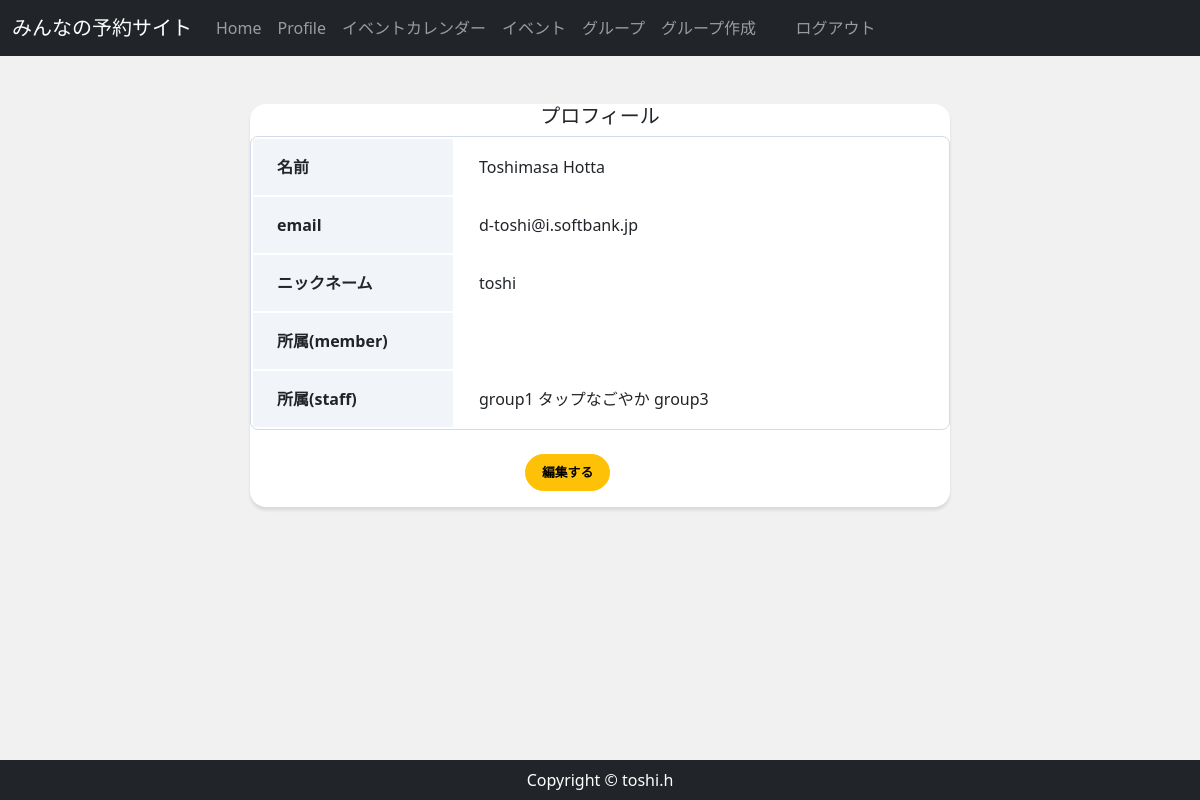
The app's page /accounts/profile/1/ (signed in) with its own data.
### accounts/models.py (models this page shows, shortened)
class CustomUser(AbstractBaseUser, PermissionsMixin):
    email = models.EmailField(
        verbose_name='email',
        max_length=255,
        unique=True,
        )
    first_name = models.CharField('名', max_length=150)
    last_name = models.CharField('姓', max_length=150)
    nickname = models.CharField('ニックネーム', max_length=150,  null=True, blank=True)
    active = models.BooleanField(default=True)
    staff = models.BooleanField(default=False) #staffかどうか
    admin = models.BooleanField(default=False)
    objects = UserManager()
    EMAIL_FIELD = 'email'
    USERNAME_FIELD = 'email'
    REQUIRED_FIELDS = []
    def __str__(self):
        return self.email
    @property
    def is_active(self):
        return self.active
    class Meta(AbstractBaseUser.Meta):
        db_table = 'custom_user'

### reservation/models.py (models this page shows)
class ApprovedStaff(models.Model):
    staff = models.ForeignKey(CustomUser,  on_delete=models.CASCADE,)
    group = models.ForeignKey(Group,  on_delete=models.CASCADE, )
    approved = models.BooleanField(default=False)
    class Meta:
        constraints = [
            models.UniqueConstraint(
                fields=["staff", "group"],
                name = "approved_staff_unique",
            ),
        ]

class Group(models.Model):
    group_name = models.CharField(max_length=150)
    group_detail = models.TextField()
    group_owner = models.ForeignKey(
        CustomUser,
        unique=False,
        db_index=True,
        related_name='owner',
        on_delete=models.CASCADE
    )
    def __str__(self):
        return self.group_name

### accounts/views.py (the view)
# urls.py: path('profile/<int:pk>/', views.ProfileView.as_view(), name='profile'),
class ProfileView(OnlyYouMixin, DetailView):
    model = CustomUser
    template_name = 'account/profile.html'
    def get(self, request, *args, **kwargs):
        user_data = CustomUser.objects.get(email=self.request.user)
        group_data_m = ApprovedMember.objects.filter(member=user_data, approved=True)
        group_data_s = ApprovedStaff.objects.filter(staff=user_data, approved=True)
        return render(request, self.template_name,{
            'group_data_m':group_data_m,
            'group_data_s':group_data_s,
            'user_data':user_data,
        })

### accounts/views.py (called while the page is built)
    def test_func(self):
        user = self.request.user
        return user.pk == self.kwargs['pk'] or user.is_superuser

### accounts/templates/account/profile.html (shortened to what this page needs)
{% extends 'reservation/base.html' %}
{% block content %}
    <div class="card card-profile my-5 mx-auto">
        <div class="carl-body">
            <h5 class="card-title text-center">プロフィール</h5>
            <table class="profile_table mb-4 ">
                <tbody>
                    <tr>
                        <th class="header">名前</th>
                        <td class="data">{{ user.first_name }} {{ user.last_name }} </td>
                    </tr>
                    <tr>
                        <th class="header">email</th>
                        <td class="data">{{ user.email }}</td>
                    </tr>
                    <tr>
                        <th class="header">ニックネーム</th>
                        <td class="data">{{ user.nickname }}</td>
                    </tr>
                        <th class="header">所属(member)</th>
                        <td class="data">
                        </td>
                    <tr>
                        <th class="header">所属(staff)</th>
                        <td class="data">
                        {% for group_s in group_data_s %}
                            {{ group_s.group }}
                        {% endfor %}
                        </td>
                    </tr>
                </tbody>
            </table>
            <div class="button my-3 mx-auto">
                <a href="{% url 'profile_form' user.pk %}" class="btn btn-lg btn-warning btn-block">編集する</a>
            </div>
        </div>
    </div>
{% endblock %}

### reservation/static/css/rsv_style.css (style rules this page uses)
* { margin: 0; padding: 0; box-sizing: border-box; }
.card-profile { width: 700px; border: 0; border-radius: 1rem; box-shadow: 0 0.2rem 0.2rem 0 rgba(0, 0, 0, 0.1) }
.button { width: 150px; }
.btn { font-size: 80%; border-radius: 5rem; font-weight: bold; }
.profile_table { width: 100%; border: 1px solid #d1dbeb; border-radius: 8px; border-collapse: separate; overflow: hidden; }
.profile_table .header { width: 200px; padding: 16px 24px; text-align: left; background: #f1f5fa; }
.profile_table .data { padding: 16px 24px; }

### records on screen
CustomUser: first_name "Toshimasa", last_name "Hotta", email "d-toshi@i.softbank.jp", nickname "toshi"
ApprovedStaff: group "group1"
ApprovedStaff: group "タップなごやか"
ApprovedStaff: group "group3"
